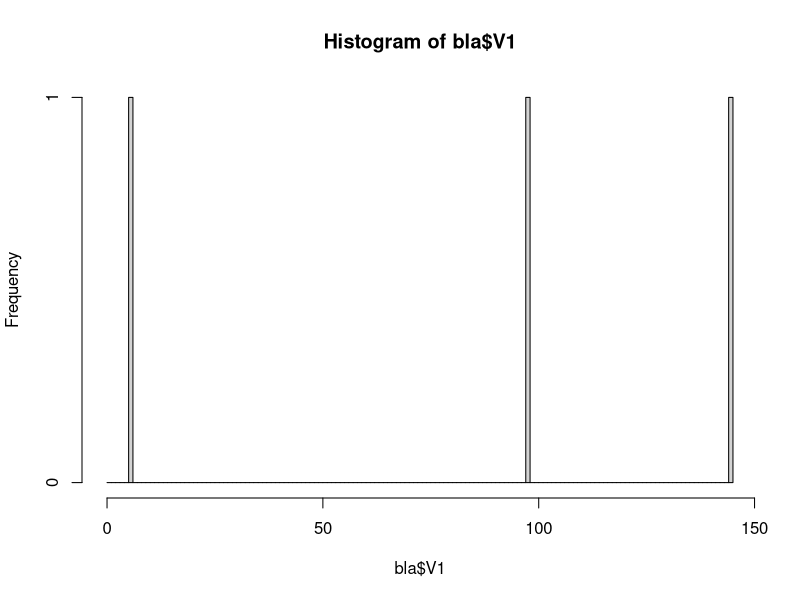
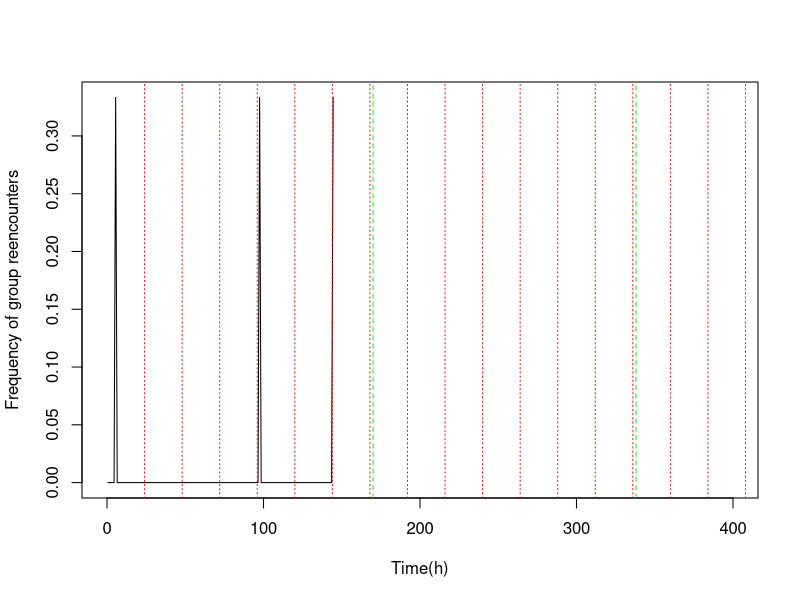
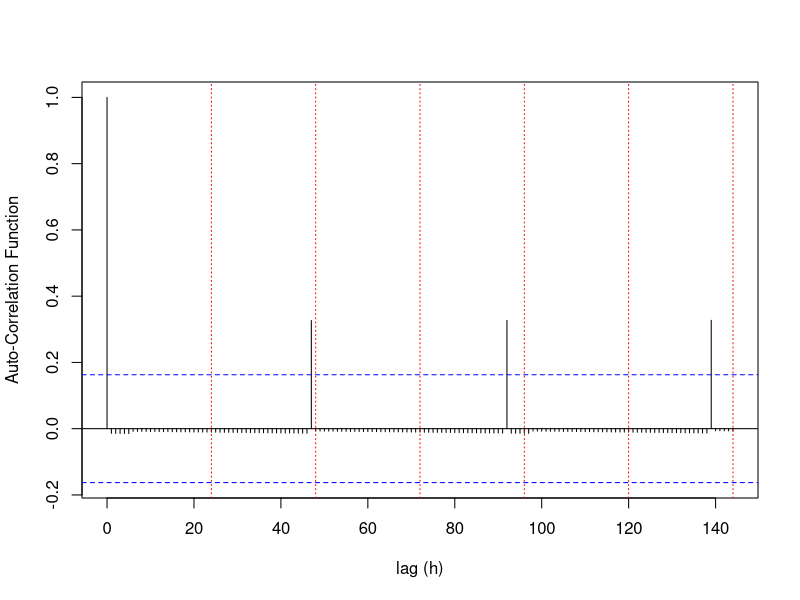

Reproduce these figures in R, in order.
suppressMessages(library(splines))



bla = read.csv("ict.csv",head=F)
a = hist(bla$V1,breaks = seq(0,max(bla$V1),by=1))
png("periodicity.png")
plot(a$mids,a$density,type="l",xlim = c(0,400), xlab = "Time(h)", ylab="Frequency of group reencounters")
abline(v=seq(24,720,by=24),lty=3,col="red",lwd=1)
abline(v=seq(7*24+2,720,by=7*24),lty=2,col="green",lwd=1)
dev.off()

png("auto_corr.png")
acf(a$density, lag.max = 400,xlab="lag (h)",ylab="Auto-Correlation Function", main="")
abline(v=seq(24,720,by=24),lty=3,col="red",lwd=1)
abline(v=seq(7*24+2,720,by=7*24),lty=2,col="green",lwd=1)
dev.off()
